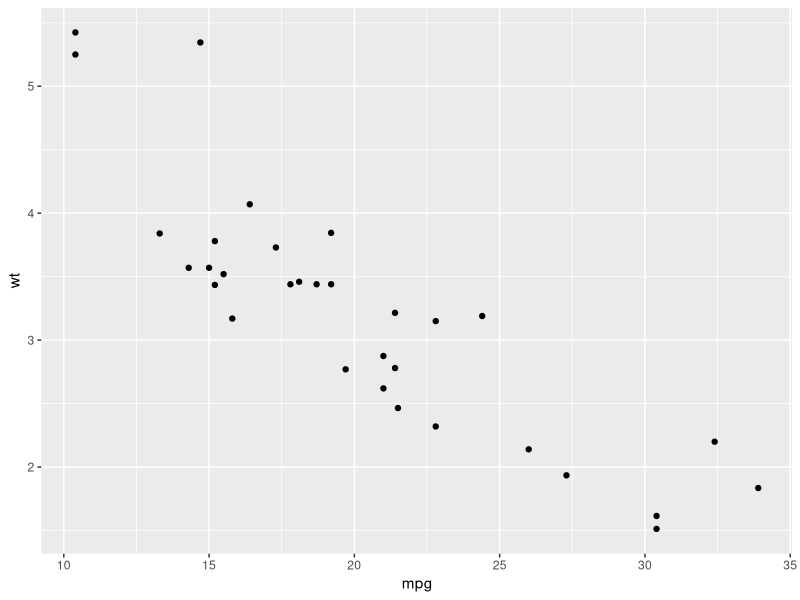
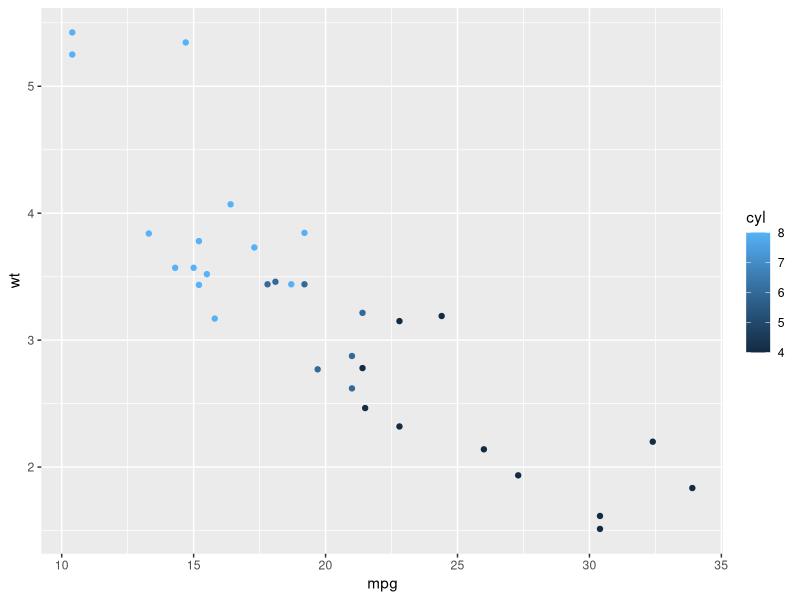
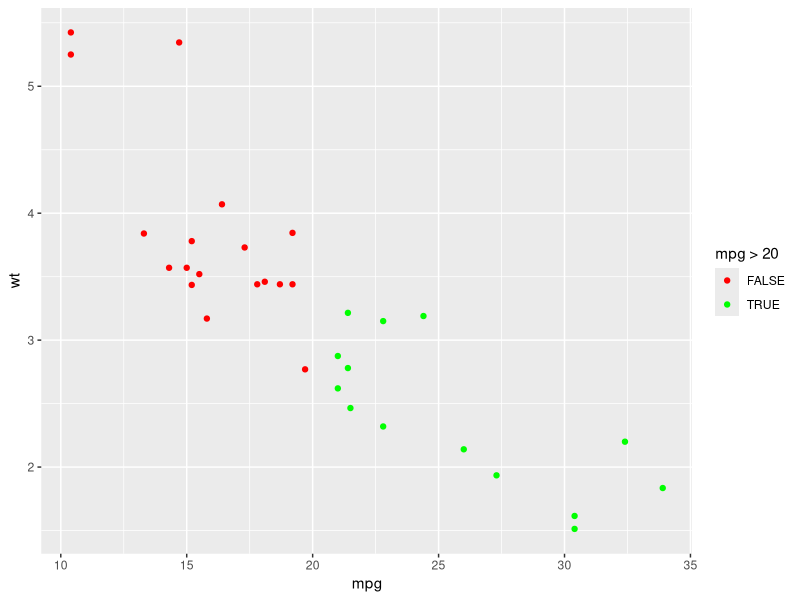
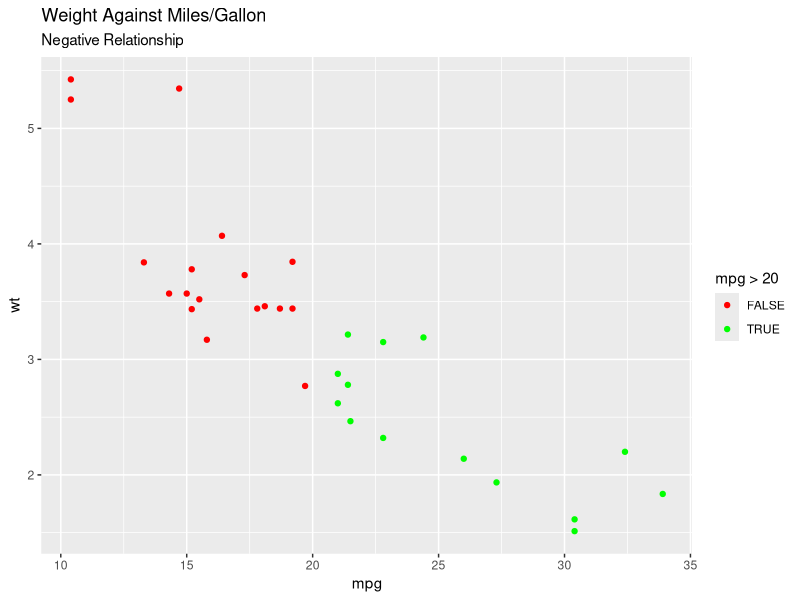
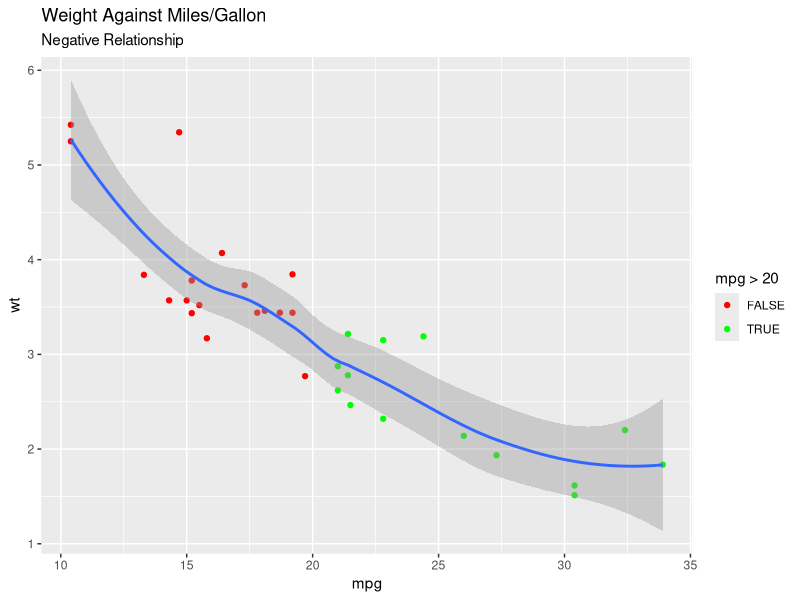

Write R code to recreate these figures, in order.

# ---- Question 1 ----
#Created R script and named it MAITCHISON 

# ---- Question 2 ----
#Load selected packages 

library(dplyr) #packages loaded using library function
library(tidyr)
library(ggplot2)

# ---- Question 3 ---- 
#run mtcars in console, and then create new data set turning row names into a column 

mtcars2 <- tibble::rownames_to_column(mtcars, "Car") #Found on stackexchange, converts row names to column

#---- Question 4 ----

#Question 4a
#Add new column giving TRUE/FALSE dependent on if a car does more than 20 miles/gallon

mtcars3 <- mtcars2 %>% #Create new data set for this question
  mutate(Efficient = ifelse(mpg > 20, TRUE, FALSE)) #Use mutate to add column, and ifelse to wrtie a condition

#Question 4b
#Create new data set giving mean miles/gallon for each combination of cyl and gear

mtcars4 <- mtcars3 %>% #Create new data set
  group_by(cyl, gear) %>% # use group_by to group by the two specified attributes
  summarise(avg_mpg = mean(mpg)) #use mean function to calculate average

#Question 4c
#Ensure the output to 4b is not grouped by reading documentation of 'summarise'

#by default, summerise eliminates the last stated group used in group_by, this can be overidden using .groups
mtcars4 <- mtcars3 %>% #Create new data set 
  group_by(cyl, gear,) %>%
  summarise(avg_mpg = mean(mpg), .groups = 'drop') #eliminates all grouping

#Question 4d
#Bonus: Do the same, but include each make of car in the output using 'separate'

mtcars5 <- mtcars2 %>% #Create new data set
  separate(col = Car, into = c('Make','Model'), sep = ' ', extra = "drop", fill = "right") %>% #separate column at the point of space between two words
  group_by(Make, cyl, gear) %>%
  summarise(avg_mpg = mean(mpg), .groups = 'drop')

#Note- some null values are given when the 'Car' category only has one word, this means entries in the new 'Model' column
#can be null. But since we only want 'Make' we can move past this error

# ---- Question 5 ---- 

#Question 5a - scatter plot of miles/gallon against weight

ggplot(data = mtcars) + 
  geom_point(mapping = aes(x = mpg, y = wt)) #use geom_plot to create scatter graph

#Question 5b
#Colour the points to indicate the number of cylinders

ggplot(data = mtcars) + 
  geom_point(mapping = aes(x = mpg, y = wt, color = cyl)) #use the colour aesthetic to indicate points based on cyl

#Question 5c -
#give the points a different shape if the car does more than 20 miles/gallon

#This first attempt works but includes a overly large key
#ggplot(data = mtcars) + 
 # geom_point(mapping = aes(x = mpg, y = wt, color = ifelse(mpg > 20, 'red', 'blue')))

ggplot(data = mtcars) + 
  geom_point(mapping = aes(x = mpg, y = wt, color = mpg > 20)) + #use this condition 
  scale_colour_manual(name = 'mpg > 20', values = setNames(c('green','red'),c(T, F))) #manually change colour based on above condition

#Question 5d
#Give the plot a title and subtitle
ggplot(data = mtcars) + 
  geom_point(mapping = aes(x = mpg, y = wt, color = mpg > 20)) +
  scale_colour_manual(name = 'mpg > 20', values = setNames(c('green','red'),c(T, F))) +
  labs(title = "Weight Against Miles/Gallon", #use labs fucntion to add title and subtitle
     subtitle = "Negative Relationship")

#Question 5e
#Fit a smooth plot
ggplot(data = mtcars) + 
  geom_point(mapping = aes(x = mpg, y = wt, color = mpg > 20)) +
  scale_colour_manual(name = 'mpg > 20', values = setNames(c('green','red'),c(T, F))) +
  labs(title = "Weight Against Miles/Gallon",
       subtitle = "Negative Relationship") +
  geom_smooth(mapping = aes(x = mpg, y = wt)) #use geom_smooth to add smooth plot

#Question 6
#Ensure script is commented
